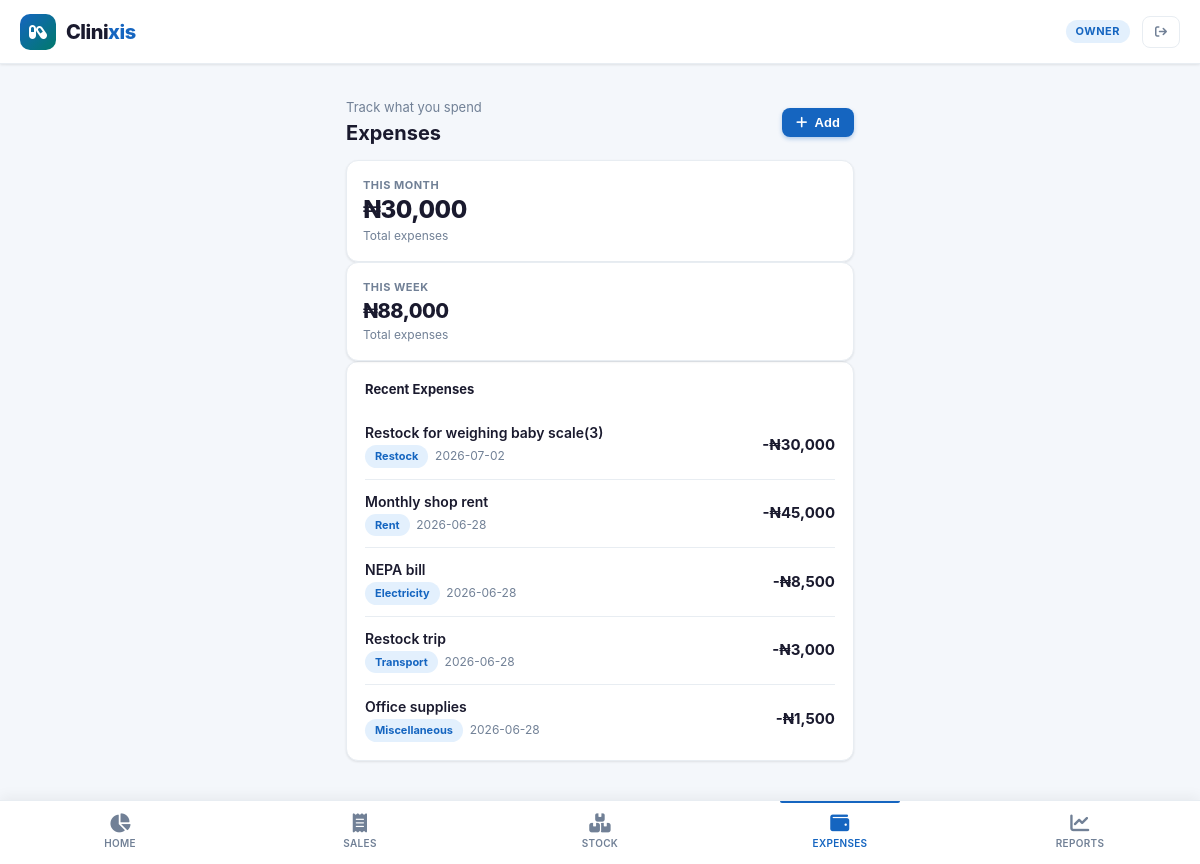
/expenses (signed in), run on the app's committed database.
### tables this page shows
CREATE TABLE expenses (
            id INTEGER PRIMARY KEY AUTOINCREMENT,
            pharmacy_id INTEGER NOT NULL,
            category TEXT NOT NULL,
            description TEXT NOT NULL,
            amount REAL NOT NULL,
            created_at TEXT DEFAULT CURRENT_TIMESTAMP,
            FOREIGN KEY (pharmacy_id) REFERENCES pharmacies(id)
        );

### app.py (the view)
@app.route('/expenses')
@owner_required
def expenses():
    conn = get_db()
    exps = [dict(e) for e in conn.execute(
        "SELECT * FROM expenses WHERE pharmacy_id=? ORDER BY created_at DESC LIMIT 50",
        (session['pharmacy_id'],)).fetchall()]
    month_total = conn.execute(
        "SELECT COALESCE(SUM(amount),0) as t FROM expenses WHERE pharmacy_id=? AND strftime('%Y-%m',created_at)=strftime('%Y-%m','now')",
        (session['pharmacy_id'],)).fetchone()['t']
    week_total = conn.execute(
        "SELECT COALESCE(SUM(amount),0) as t FROM expenses WHERE pharmacy_id=? AND created_at>=date('now','-7 days')",
        (session['pharmacy_id'],)).fetchone()['t']
    conn.close()
    return render_template('expenses.html', expenses=exps, month_total=month_total, week_total=week_total)

### app.py (called while the page is built)
def owner_required(f):
    @wraps(f)
    def decorated(*args, **kwargs):
        if 'user_id' not in session:
            return redirect(url_for('login'))
        if session.get('role') != 'owner':
            return render_template('access_denied.html'), 403
        return f(*args, **kwargs)
    return decorated

### database.py (called while the page is built)
def get_db():
    conn = sqlite3.connect(DB_PATH, timeout=30, check_same_thread=False)
    conn.row_factory = sqlite3.Row
    conn.execute("PRAGMA journal_mode=WAL")
    conn.execute("PRAGMA foreign_keys = ON")
    conn.execute("PRAGMA busy_timeout = 10000")
    return conn

### templates/expenses.html (shortened to what this page needs)
{% extends "base.html" %}
{% set active_page = 'expenses' %}
{% block content %}
<div class="page">
  <div style="padding:14px 0 12px;display:flex;align-items:center;justify-content:space-between;">
    <div>
      <div style="font-size:13px;color:var(--text-muted);">Track what you spend</div>
      <div style="font-size:20px;font-weight:700;">Expenses</div>
    </div>
    <button class="btn btn-primary btn-sm" onclick="openModal('add-expense-modal')">
      <i class="fa-solid fa-plus"></i> Add
    </button>
  </div>
  <div class="metrics">
    <div class="metric-card primary">
      <div class="metric-label">This Month</div>
      <div class="metric-value">&#8358;{{ "{:,.0f}".format(month_total) }}</div>
      <div class="metric-sub">Total expenses</div>
    </div>
    <div class="metric-card">
      <div class="metric-label">This Week</div>
      <div class="metric-value" style="font-size:20px;">&#8358;{{ "{:,.0f}".format(week_total) }}</div>
      <div class="metric-sub">Total expenses</div>
    </div>
  </div>
  {% if expenses %}
  <div class="card">
    <div class="section-header">
      <div class="section-title">Recent Expenses</div>
    </div>
    {% for e in expenses %}
    <div class="item-row">
      <div>
        <div class="item-name">{{ e['description'] }}</div>
        <div class="item-sub">
          <span class="badge badge-blue">{{ e['category'] }}</span>
          &nbsp;{{ e['created_at'][:10] }}
        </div>
      </div>
      <div style="font-size:15px;font-weight:700;color:var(--danger);">
        -&#8358;{{ "{:,.0f}".format(e['amount']) }}
      </div>
    </div>
    {% endfor %}
  </div>
  {% else %}
  <div style="text-align:center;padding:40px 16px;color:var(--text-muted);">
    <i class="fa-solid fa-wallet" style="font-size:40px;margin-bottom:12px;display:block;opacity:0.3;"></i>
    No expenses recorded yet.
  </div>
  {% endif %}
</div>
{% endblock %}

### data on the page
expenses: description "Restock for weighing baby scale(3)", category "Restock", created_at "2026-07-02", amount "30,000"
expenses: description "Monthly shop rent", category "Rent", created_at "2026-06-28", amount "45,000"
expenses: description "NEPA bill", category "Electricity", created_at "2026-06-28", amount "8,500"
expenses: description "Restock trip", category "Transport", created_at "2026-06-28", amount "3,000"
expenses: description "Office supplies", category "Miscellaneous", created_at "2026-06-28", amount "1,500"

### other printed values
{{ session.role }} "OWNER"
{{ "{:,.0f}".format(month_total) }} "30,000"
{{ "{:,.0f}".format(week_total) }} "88,000"
